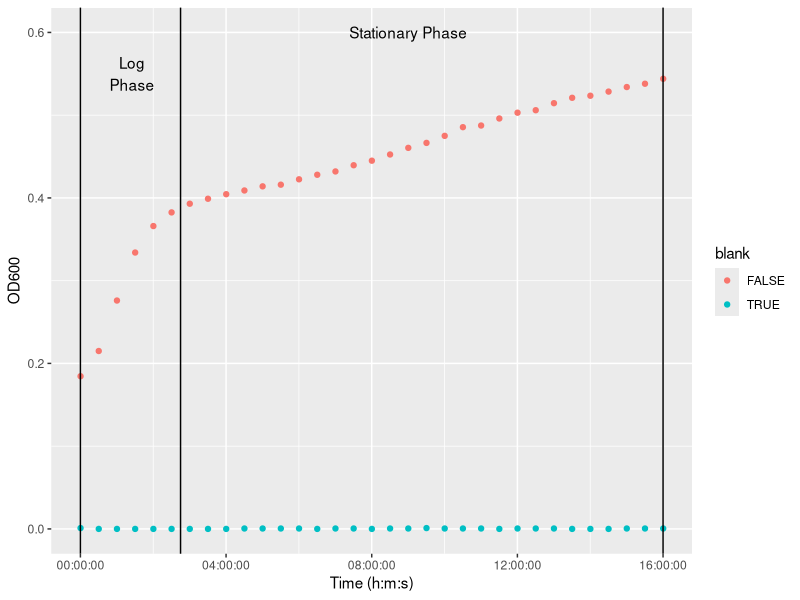

Source code (R):
# loading packages
library(tidyverse)
library(lubridate)

# press tab key to autocomplete file name
# loading data
well_data <- read_csv("well_information.csv")
raw_growth_data <- read_csv("Tuesday Plate A.csv", skip = 12)

# pivot data from wide to long format
growth_data <- pivot_longer(raw_growth_data,
                            !c(Time, Temp),
                            names_to = "well",
                            values_to = "OD600")

# remove data from other students
well_data <- filter(well_data, student == "Kimia Rostin")

# combine tables
growth_data <- inner_join(well_data, growth_data)

# need to group by both Time and blank variables
growth_data <- group_by(growth_data, Time, blank)
# summarize groups by taking their mean
growth_data <- summarise(growth_data, mean_OD600 = mean(OD600))
growth_data <- ungroup(growth_data)

blank_only <- filter(growth_data, blank == TRUE)
min_blank <- min(blank_only$mean_OD600)

# calibrate OD600 measurements
growth_data <- mutate(growth_data, net_OD600 = mean_OD600 - min_blank)

# visualize curve and label phases of growth
ggplot(growth_data,
       aes(x = Time, y = net_OD600, colour = blank)) +
  geom_point() + 
  labs(x = "Time (h:m:s)", y = "OD600") +
  geom_vline(xintercept = hms("00:00:00")) +
  geom_vline(xintercept = hms("02:45:00")) +
  geom_vline(xintercept = hms("16:00:00")) +
  annotate("text", x = hms("9:00:00"), y = 0.6, label = "Stationary Phase") +
  annotate("text", x = hms("1:25:00"), y = 0.55, label = "Log\nPhase")
